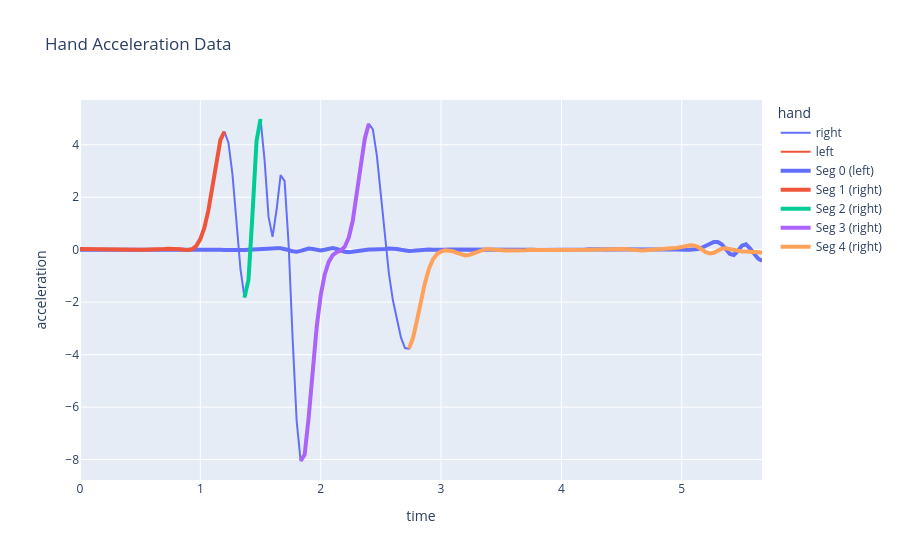

Source (notebook cell):
### Code cell
# Plot acceleration data
fig = px.line(acceleration_data, x='time', y='acceleration', color='hand', title='Hand Acceleration Data')

frame_count = len(acceleration_data['time'].where(acceleration_data['hand'] == 'right').dropna())
t_min = acceleration_data['time'].min()
fps = frame_count / (acceleration_data['time'].max() - t_min)
fps = 30

colours = px.colors.qualitative.Plotly

# 3. Over de segmenten loopen en ze specifiek per hand inkleuren
for index, row in segment_data.iterrows():
    segment_hand = row['hand']
    current_color = colours[index % len(colours)]
    
    # Filter direct op de hand én de hand-specifieke indices (geen tijdsberekening nodig!)
    segment_slice = acceleration_data[
        (acceleration_data['hand'] == segment_hand) &
        (acceleration_data['hand_index'] >= row['start']) & 
        (acceleration_data['hand_index'] <= row['end'])
    ]
    
    # Plot het segment eroverheen
    if not segment_slice.empty:
        fig.add_trace(
            go.Scatter(
                x=segment_slice['time'],
                y=segment_slice['acceleration'],
                mode='lines',
                line=dict(color=current_color, width=4),
                name=f"Seg {index} ({segment_hand})",
                legendgroup=f"Segment {index}",
                showlegend=True
            )
        )

fig.show()

### Figure 1 — Plotly figure (JSON) as saved in the notebook; plotly's stock layout.template omitted (floating-point values rounded to 4 significant figures; data arrays with more than 128 entries replaced by an {"elided": "..."} marker saying what was removed)
{"data": [{"hovertemplate": "hand=right<br>time=%{x}<br>acceleration=%{y}<extra></extra>", "legendgroup": "right", "line": {"color": "#636efa", "dash": "solid"}, "marker": {"symbol": "circle"}, "mode": "lines", "name": "right", "orientation": "v", "showlegend": true, "type": "scatter", "x": {"elided": "171 float values"}, "xaxis": "x", "y": {"elided": "171 float values"}, "yaxis": "y"}, {"hovertemplate": "hand=left<br>time=%{x}<br>acceleration=%{y}<extra></extra>", "legendgroup": "left", "line": {"color": "#EF553B", "dash": "solid"}, "marker": {"symbol": "circle"}, "mode": "lines", "name": "left", "orientation": "v", "showlegend": true, "type": "scatter", "x": {"elided": "171 float values"}, "xaxis": "x", "y": {"elided": "171 float values"}, "yaxis": "y"}, {"legendgroup": "Segment 0", "line": {"color": "#636EFA", "width": 4}, "mode": "lines", "name": "Seg 0 (left)", "showlegend": true, "type": "scatter", "x": {"elided": "171 float values"}, "y": {"elided": "171 float values"}}, {"legendgroup": "Segment 1", "line": {"color": "#EF553B", "width": 4}, "mode": "lines", "name": "Seg 1 (right)", "showlegend": true, "type": "scatter", "x": [0, 0.03333, 0.06667, 0.1, 0.1333, 0.1667, 0.2, 0.2333, 0.2667, 0.3, 0.3333, 0.3667, 0.4, 0.4333, 0.4667, 0.5, 0.5333, 0.5667, 0.6, 0.6333, 0.6667, 0.7, 0.7333, 0.7667, 0.8, 0.8333, 0.8667, 0.9, 0.9333, 0.9667, 1, 1.033, 1.067, 1.1, 1.133, 1.167, 1.2], "y": [0.02275, 0.01915, 0.01256, 0.00407, -0.002786, -0.005438, -0.003776, 0.001973, 0.009863, 0.01471, 0.01251, 0.003855, -0.007258, -0.01458, -0.01283, -0.004165, 0.002621, 0.002535, -0.0003356, 0.001587, 0.01172, 0.02682, 0.04007, 0.04498, 0.03771, 0.01912, -0.003413, -0.01258, 0.02353, 0.1481, 0.4052, 0.8406, 1.501, 2.386, 3.372, 4.188, 4.504]}, {"legendgroup": "Segment 2", "line": {"color": "#00CC96", "width": 4}, "mode": "lines", "name": "Seg 2 (right)", "showlegend": true, "type": "scatter", "x": [1.367, 1.4, 1.433, 1.467, 1.5], "y": [-1.819, -1.147, 1.373, 4.138, 4.983]}, {"legendgroup": "Segment 3", "line": {"color": "#AB63FA", "width": 4}, "mode": "lines", "name": "Seg 3 (right)", "showlegend": true, "type": "scatter", "x": [1.833, 1.867, 1.9, 1.933, 1.967, 2, 2.033, 2.067, 2.1, 2.133, 2.167, 2.2, 2.233, 2.267, 2.3, 2.333, 2.367, 2.4], "y": [-8.054, -7.814, -6.391, -4.576, -2.943, -1.734, -0.9417, -0.4648, -0.2099, -0.09671, -0.02901, 0.1158, 0.4655, 1.113, 2.069, 3.209, 4.244, 4.799]}, {"legendgroup": "Segment 4", "line": {"color": "#FFA15A", "width": 4}, "mode": "lines", "name": "Seg 4 (right)", "showlegend": true, "type": "scatter", "x": [2.733, 2.767, 2.8, 2.833, 2.867, 2.9, 2.933, 2.967, 3, 3.033, 3.067, 3.1, 3.133, 3.167, 3.2, 3.233, 3.267, 3.3, 3.333, 3.367, 3.4, 3.433, 3.467, 3.5, 3.533, 3.567, 3.6, 3.633, 3.667, 3.7, 3.733, 3.767, 3.8, 3.833, 3.867, 3.9, 3.933, 3.967, 4, 4.033, 4.067, 4.1, 4.133, 4.167, 4.2, 4.233, 4.267, 4.3, 4.333, 4.367, 4.4, 4.433, 4.467, 4.5, 4.533, 4.567, 4.6, 4.633, 4.667, 4.7, 4.733, 4.767, 4.8, 4.833, 4.867, 4.9, 4.933, 4.967, 5, 5.033, 5.067, 5.1, 5.133, 5.167, 5.2, 5.233, 5.267, 5.3, 5.333, 5.367, 5.4, 5.433, 5.467, 5.5, 5.533, 5.567, 5.6, 5.633, 5.667], "y": [-3.771, -3.368, -2.691, -1.941, -1.257, -0.7185, -0.3603, -0.1623, -0.06664, -0.02547, -0.02364, -0.05932, -0.1205, -0.182, -0.215, -0.2008, -0.1426, -0.06598, -0.00433, 0.02187, 0.01544, -0.005811, -0.02466, -0.03312, -0.03351, -0.03365, -0.03873, -0.04513, -0.04204, -0.02384, -0.001674, 0.006594, -0.001775, -0.01302, -0.01537, -0.01042, -0.007239, -0.00995, -0.01327, -0.01053, -0.003622, 8.508e-05, -0.001699, -0.004662, -0.00419, 0.0007271, 0.006694, 0.008318, 0.004202, -0.0005807, 0.0004035, 0.008922, 0.02117, 0.02987, 0.02721, 0.01061, -0.01228, -0.0276, -0.02724, -0.01611, -0.005735, -0.00173, -0.0001698, 0.00605, 0.01948, 0.03657, 0.05403, 0.07483, 0.1046, 0.1413, 0.1689, 0.1633, 0.1069, 0.007951, -0.09249, -0.1417, -0.1146, -0.03595, 0.03647, 0.0546, 0.01871, -0.03007, -0.05766, -0.06528, -0.07102, -0.08283, -0.09575, -0.104, -0.1074]}], "layout": {"legend": {"title": {"text": "hand"}, "tracegroupgap": 0}, "title": {"text": "Hand Acceleration Data"}, "xaxis": {"anchor": "y", "domain": [0, 1], "title": {"text": "time"}}, "yaxis": {"anchor": "x", "domain": [0, 1], "title": {"text": "acceleration"}}}}
